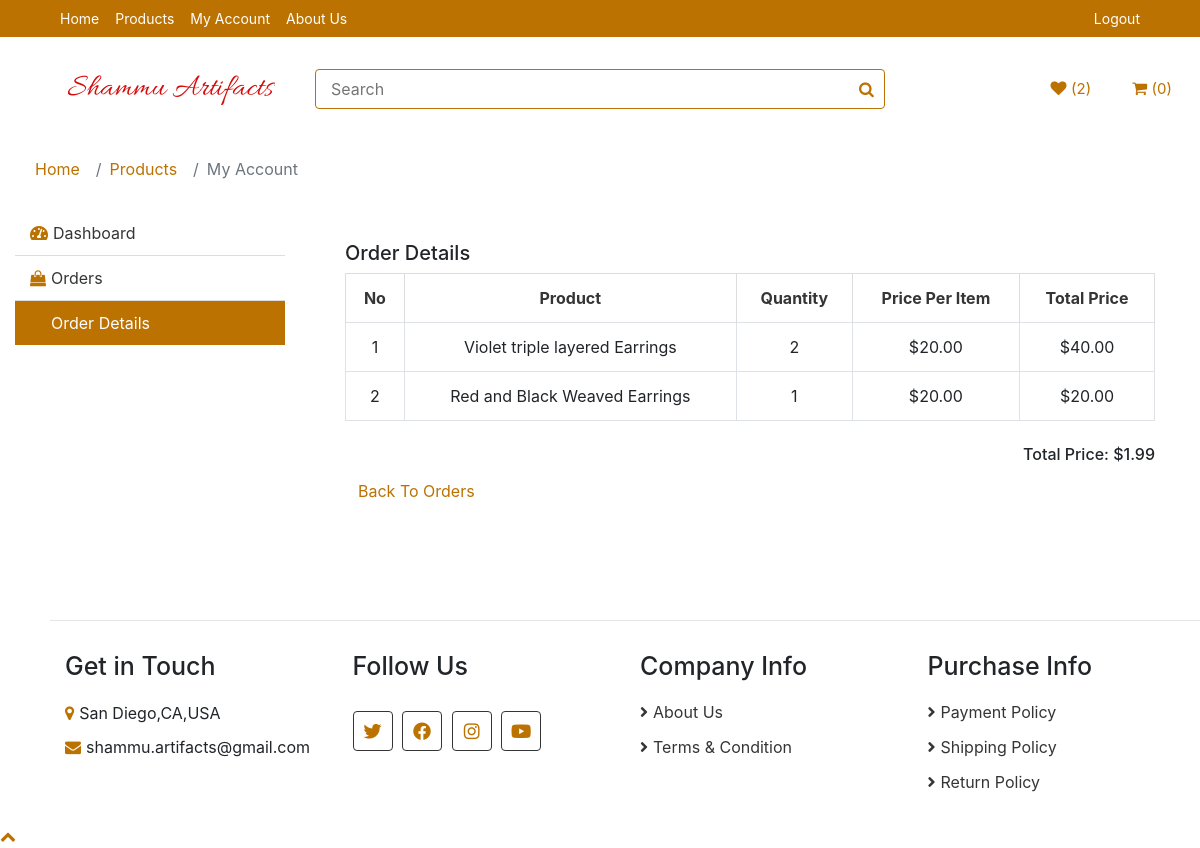
Screenshot of /user/order-details/1 (signed in) with the database file from the repository.
### order/models.py (models this page shows, shortened)
class OrderItem(models.Model):
    quantity = models.PositiveIntegerField(default=1)
    product = models.ForeignKey(to=Product, on_delete=models.CASCADE)
    order = models.ForeignKey(
        to="Order",
        related_name='items',
        on_delete=models.CASCADE,
    )
    @property
    def get_total(self):
        total = self.product.price * self.quantity
        return total

class Order(models.Model):
    order_date = models.DateTimeField(blank=True, null=True)
    user = models.ForeignKey(
        to=User,
        on_delete=models.CASCADE,
        blank=True, null=True,
    )
    billing_address = models.ForeignKey(
        to=Address,
        on_delete=models.SET_NULL,
        related_name='billing_address',
        blank=True, null=True,
    )
    shipping_address = models.ForeignKey(
        to=Address,
        on_delete=models.SET_NULL,
        related_name='shipping_address',
        blank=True, null=True,
    )
    price = models.DecimalField(max_digits=9999999999,decimal_places=2,default="1.99")
    status = models.CharField(default="inprocess", max_length=30, choices=STATUS_CHOICES)
    paid_status = models.BooleanField(default=False,null=True)

### core/models.py (models this page shows, shortened)
class Product(models.Model):
    pid = ShortUUIDField(unique=True,length=10, max_length=20, alphabet="abcdefgh12345")
    category =  models.ForeignKey(Category, on_delete=models.SET_NULL, null=True)
    sub_category = models.ForeignKey(SubCategory, on_delete=models.SET_NULL, null=True)
    title = models.CharField(max_length=100,default="Unknown Product")
    image = models.ImageField(upload_to="products")
    description = RichTextUploadingField(null=True, blank=True, default="Product Description")
    price = models.DecimalField(max_digits=9999999999,decimal_places=2,default="1.99")
    old_price = models.DecimalField(max_digits=9999999999,decimal_places=2,default="1.99")
    specifications = models.TextField(null=True, blank=True)
    tags = TaggableManager(blank=True)
    status = models.BooleanField(default=True)
    in_stock = models.BooleanField(default=True)
    featured = models.BooleanField(default=True)
    digital = models.BooleanField(default=True)
    sku = ShortUUIDField(unique=True, length=4, max_length=10, prefix="sku", alphabet='1234567890')
    date_created = models.DateTimeField(auto_now_add=True)
    updated = models.DateTimeField(null=True, blank=True)
    class Meta:
        verbose_name_plural = "Products"

### users/views.py (the view)
# urls.py: path('order-details/<int:id>',views.order_details_view,name='order-details'),
def order_details_view(request,id):
    order = Order.objects.get(id=id)
    order_details = OrderItem.objects.filter(order=order)
    wishlist_count = Wishlist.objects.filter(user=request.user).count()
    cart = Cart(request)
    cart_count = cart.get_cart_count()
    context = {
        "order" : order,
        "order_details" : order_details,
        "wishlist_count" : wishlist_count,
        "cart_count" : cart_count,
    }
    return render(request,'users/order_details.html',context)

### cart/cart.py (called while the page is built)
    def get_cart_count(self):
        return len(self.cart)

### templates/users/order_details.html (shortened to what this page needs)
{% extends 'partials/base.html' %}
{% load static %}
{% block content %}
<div class="breadcrumb-wrap">
    <div class="container-fluid">
        <ul class="breadcrumb">
            <li class="breadcrumb-item"><a href="#">Home</a></li>
            <li class="breadcrumb-item"><a href="#">Products</a></li>
            <li class="breadcrumb-item active">My Account</li>
        </ul>
    </div>
</div>
<div class="my-account">
    <div class="container-fluid">
        <div class="row">
            <div class="col-md-3">
                <div class="nav flex-column nav-pills" role="tablist" aria-orientation="vertical">
                    <a class="nav-link" id="dashboard-nav" href="{% url 'users:myaccount' %}" role="tab"><i class="fas fa-tachometer-alt"></i>Dashboard</a>
                    <a class="nav-link" id="orders-nav" data-toggle="pill" onClick="javascript:history.go(-1);" role="tab"><i class="fa fa-shopping-bag"></i>Orders</a>
                    <a class="nav-link active" id="order-details-nav" data-toggle="pill" href="#order-details-tab" role="tab"><i class="fa fa-shopping-bag"></i>Order Details</a>
                    </div>
            </div>
            <div class="col-md-9">
                <div class="tab-content">
                    <div class="tab-pane fade show active" id="order-details-tab" role="tabpanel" aria-labelledby="order-details-nav">
                        <h5>Order Details</h5>
                        <div class="table-responsive">
                            <table class="table table-bordered">
                                <thead class="thead-dark">
                                    <tr>
                                        <th>No</th>
                                        <th>Product</th>
                                        <th>Quantity</th>
                                        <th>Price Per Item</th>
                                        <th>Total Price</th>
                                    </tr>
                                </thead>
                                <tbody>
                                    {% for orderline in order_details %}
                                    <tr>
                                        <td>{{forloop.counter}}</td>
                                        <td>{{orderline.product.title}}</td>
                                        <td>{{orderline.quantity}}</td>
                                        <td>${{orderline.product.price}}</td>
                                        <td>${{orderline.get_total}}</td>
                                    </tr>
                                    {% endfor %}
                                </tbody>
                            </table>
                            <br>
                            <div class="order-total-price">
                                <h6 align="right">Total Price: ${{order.price}} </h6>
                            </div>
                            <button onClick="javascript:history.go(-1);" class="btn view-order">Back To Orders</button>
                        </div>
                    </div>
                </div>
            </div>
        </div>
    </div>
</div>
{% endblock %}

### templates/partials/base.html (shortened to what this page needs)
{% load static %}
<!DOCTYPE html>
<html lang="en" dir="ltr">
<head>
    <link href="https://stackpath.bootstrapcdn.com/bootstrap/4.4.1/css/bootstrap.min.css" rel="stylesheet">
    <link href="https://cdnjs.cloudflare.com/ajax/libs/font-awesome/5.10.0/css/all.min.css" rel="stylesheet">
    <link href="{% static '' %}lib/slick/slick.css" rel="stylesheet">
    <link href="{% static '' %}lib/slick/slick-theme.css" rel="stylesheet">
    <link href="{% static '' %}css/style.css" rel="stylesheet">
    <link rel="stylesheet" href="https://cdn.jsdelivr.net/npm/bootstrap@4.0.0/dist/css/bootstrap.min.css">
    <link rel="stylesheet" href="https://cdnjs.cloudflare.com/ajax/libs/font-awesome/4.7.0/css/font-awesome.min.css">
</head>
<body>
    {% include 'partials/navbar.html' %}
    {% block content %}{% endblock %}
    {% include 'partials/footer.html' %}
    <a href="#" class="back-to-top"><i class="fa fa-chevron-up"></i></a>
</body>
</html>

### templates/partials/navbar.html (shortened to what this page needs)
{% load static %}
<div class="nav">
    <div class="container-fluid">
        <nav class="navbar navbar-expand-md bg-dark navbar-dark">
            <div class="collapse navbar-collapse justify-content-between" id="navbarCollapse">
                <div class="navbar-nav mr-auto">
                    <a href="{% url 'core:index' %}" class="nav-item nav-link active">Home</a>
                    <a href="{% url 'core:products-list' %}" class="nav-item nav-link">Products</a>
                    <a href={% if user.is_authenticated %}"{% url 'users:myaccount' %}"{%else%}"{% url 'users:login' %}"{% endif %} class="nav-item nav-link">My Account</a>
                    <a href="" class="nav-item nav-link">About Us</a>
                </div>
                <div class="navbar-nav ml-auto py-0">
                    {% if not user.is_authenticated %}
                        <a href="{% url 'users:login' %}" class="nav-item nav-link">Login</a>
                        <a href="{% url 'users:register' %}" class="nav-item nav-link">Register</a>
                    {% else %}
                        <a href="{% url 'users:logout' %}" class="nav-item nav-link">Logout</a>
                    {% endif %}
                </div>
            </div>
        </nav>
    </div>
</div>
<div class="bottom-bar">
    <div class="container-fluid">
        <div class="row align-items-center">
            <div class="col-md-3">
                <div class="logo">
                    <a href="index.html">
                        <img src="{% static '' %}img/logo1.png" alt="Logo">
                    </a>
                </div>
            </div>
            <div class="col-md-6">
                <form action="{% url "core:products-list" %}" method="GET">
                <div class="search">
                    <input type="text" placeholder="Search" name="search">
                    <button><i class="fa fa-search" type="submit"></i></button>
                </div>
            </form>
            </div>
            <div class="col-md-3">
                <div class="user">
                    <a href="{% url 'wishlist:wishlist' %}" class="btn wishlist">
                        <i class="fa fa-heart"></i>
                        <span>({{wishlist_count}})</span>
                    </a>
                    <a href="{% url 'cart:cart_detail' %}" class="btn cart">
                        <i class="fa fa-shopping-cart"></i>
                        <span>({{cart_count}})</span>
                    </a>
                </div>
            </div>
        </div>
    </div>
</div>

### templates/partials/footer.html
{% load static %}
<div class="footer">
    <div class="container-fluid">
        <div class="row">
            <div class="col-lg-3 col-md-6">
                <div class="footer-widget">
                    <h2>Get in Touch</h2>
                    <div class="contact-info">
                        <p><i class="fa fa-map-marker"></i>San Diego,CA,USA</p>
                        <p><i class="fa fa-envelope"></i>shammu.artifacts@gmail.com</p>
                    </div>
                </div>
            </div>
            <div class="col-lg-3 col-md-6">
                <div class="footer-widget">
                    <h2>Follow Us</h2>
                    <div class="contact-info">
                        <div class="social">
                            <a href=""><i class="fab fa-twitter"></i></a>
                            <a href="https://www.facebook.com/shammu.artifacts"><i class="fab fa-facebook-f"></i></a>
                            <a href="https://www.instagram.com/shammuartifacts/"><i class="fab fa-instagram"></i></a>
                            <a href="https://www.youtube.com/@shammuartifacts4048/"><i class="fab fa-youtube"></i></a>
                        </div>
                    </div>
                </div>
            </div>
            <div class="col-lg-3 col-md-6">
                <div class="footer-widget">
                    <h2>Company Info</h2>
                    <ul>
                        <li><a href="{% url 'about:about-us' %}">About Us</a></li>
                        <li><a href="{% url 'about:terms-and-conditions' %}">Terms & Condition</a></li>
                    </ul>
                </div>
            </div>
            <div class="col-lg-3 col-md-6">
                <div class="footer-widget">
                    <h2>Purchase Info</h2>
                    <ul>
                        <li><a href="{% url 'about:payment-policy' %}">Payment Policy</a></li>
                        <li><a href="{% url 'about:shipping-policy' %}">Shipping Policy</a></li>
                        <li><a href="{% url 'about:return-policy' %}">Return Policy</a></li>
                    </ul>
                </div>
            </div>
        </div>
    </div>
</div>

### static/css/style.css (style rules this page uses)
body { color: #353535; font-family: 'Open Sans', sans-serif; font-weight: 400; background: #f3f6ff; }
a { color: #bc7201; }
h2 { font-family: 'Source Code Pro', monospace; font-weight: 700; }
@media (min-width: 992px) { .container-fluid { padding-right: 60px; padding-left: 60px; } }
.nav { position: relative; }
@media (min-width: 992px) { .nav .container-fluid { padding-left: 52px; padding-right: 52px; } }
.nav .navbar { height: 100%; padding: 0; }
@media (min-width: 768px) { .nav, .nav .navbar { background: #bc7201 !important; } }
@media (min-width: 768px) { .nav .navbar-dark a.nav-link { color: #ffffff; font-size: 14px; } }
@media (min-width: 768px) { .nav a.nav-link.active { color: #d7d4d2; } }
@media (min-width: 768px) { .nav-link { color: #ffffff; } }
.logo { margin: 10px; margin-left : 50px; }
.btn { color: #ffffff; background: #bc7201; border: 1px solid #bc7201; }
.bottom-bar { padding: 15px 0; background: #ffffff; margin-bottom: 30px; }
.bottom-bar .logo { text-align: left; overflow: hidden; }
.bottom-bar .logo a img { max-height: 60px; }
.bottom-bar .search { width: 100%; }
.bottom-bar .search input[type=text] { width: 100%; height: 40px; padding: 0 15px; color: #666666; border: 1px solid #bc7201; border-radius: 4px; }
.bottom-bar .search button { position: absolute; width: 40px; height: 38px; top: 1px; right: 16px; padding: 0 15px; border: none; background: none; color: #bc7201; border-radius: 0 2px 2px 0; }
.bottom-bar .user { font-size: 0; text-align: right; }
.bottom-bar .user .wishlist { margin-right: 15px; }
.bottom-bar .user .cart i, .bottom-bar .user .wishlist i { color: #bc7201; }
.bottom-bar .user .cart span, .bottom-bar .user .wishlist span { color: #bc7201; font-size: 15px; }
@media (min-width: 768px) { .bottom-bar { max-height: 90px; } }
.footer { position: relative; padding: 30px 0 0 0; background: #ffffff; margin-top: 50px; margin-left:50px; border-top: 1px solid rgba(0,0,0,.1); }
.footer .footer-widget { position: relative; width: 100%; margin-bottom: 30px; }
.footer .footer-widget h2 { font-size: 25px; white-space: nowrap; margin-bottom: 20px; }
.footer .footer-widget ul { margin: 0; padding: 0; list-style: none; }
.footer .footer-widget ul li { margin-bottom: 12px; }
.footer .footer-widget ul li:last-child { margin-bottom: 0; }
.footer .footer-widget ul li a { color: #353535; white-space: nowrap; display: block; line-height: 23px; transition: all .3s; }
.footer .footer-widget ul li a::before { content: '\f105'; font-family: 'Font Awesome 5 Free'; font-weight: 900; padding-right: 5px; }
.footer .contact-info p { margin-bottom: 10px; font-size: 16px; }
.footer .contact-info p i { margin-right: 5px; }
.footer .social { position: relative; width: 100%; }
.footer .social a { display: inline-block; margin: 10px 5px 0 0; width: 40px; height: 40px; padding: 6px 0; text-align: center; font-size: 18px; color: #353535; border: 1px solid #353535; border-radius: 4px; transition: all .3s; }
.btn { color: #bc7201; background: #ffffff; border: 1px solid #bc7201; }
.card-header a,i { color:#bc7201; }
.nav-link { color:#1C1C1C; }
.my-account { position: relative; padding: 30px 0; }
.my-account .nav.nav-pills .nav-link { padding: 10px 15px; color: #353535; background: #ffffff; border-radius: 0; border-bottom: 1px solid #dddddd; transition: all .3s; }
.my-account .nav.nav-pills .nav-link:last-child { border-bottom: none; }
.my-account .nav.nav-pills .nav-link:hover .nav-link i:hover, .my-account .nav.nav-pills .nav-link.active { color: #ffffff; background: #bc7201; }
.my-account .nav.nav-pills .nav-link i { margin-right: 5px; }
.my-account .tab-content { padding: 30px; background: #ffffff; }
.my-account .tab-content .table { width: 100%; text-align: center; margin-bottom: 0; }
.my-account .tab-content .table .thead-dark th { text-align: center; color: #353535; background: #ffffff; border-color: #dddddd; border-bottom: none; vertical-align: middle; }
.my-account .tab-content .table td { vertical-align: middle; }
.breadcrumb-wrap { position: relative; width: 100%; padding-left: 20px; }
.breadcrumb-wrap .breadcrumb { margin: 0; padding: 0; background: transparent; }
.breadcrumb-wrap .breadcrumb-item a { color: #bc7201; }

### rows the page displays
OrderItem: product "Violet triple layered Earrings", quantity "2", product.price "20.00", get_total "40.00"
OrderItem: product "Red and Black Weaved Earrings", quantity "1", product.price "20.00", get_total "20.00"
Order: price "1.99"

### other values shown
{{ wishlist_count }} "2"
{{ cart_count }} "0"
